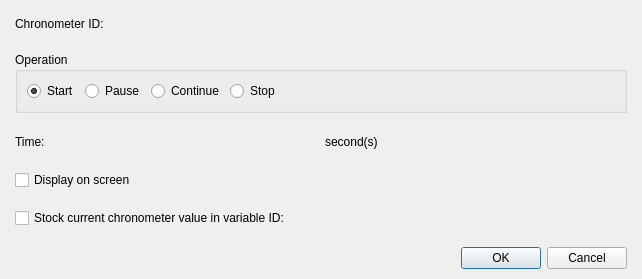
<?xml version="1.0" encoding="UTF-8"?>
<ui version="4.0">
 <class>DialogCommandChangeChronometer</class>
 <widget class="QDialog" name="DialogCommandChangeChronometer">
  <property name="geometry">
   <rect>
    <x>0</x>
    <y>0</y>
    <width>642</width>
    <height>269</height>
   </rect>
  </property>
  <property name="windowTitle">
   <string>Dialog</string>
  </property>
  <layout class="QGridLayout" name="gridLayout_2">
   <property name="leftMargin">
    <number>15</number>
   </property>
   <property name="topMargin">
    <number>10</number>
   </property>
   <property name="rightMargin">
    <number>15</number>
   </property>
   <property name="bottomMargin">
    <number>10</number>
   </property>
   <item row="0" column="0">
    <layout class="QVBoxLayout" name="verticalLayout_2" stretch="1,0">
     <property name="spacing">
      <number>15</number>
     </property>
     <item>
      <layout class="QVBoxLayout" name="verticalLayout">
       <item>
        <layout class="QHBoxLayout" name="horizontalLayout" stretch="0,0,1">
         <item>
          <widget class="QLabel" name="labelChronometerID">
           <property name="text">
            <string>Chronometer ID:</string>
           </property>
          </widget>
         </item>
         <item>
          <widget class="PanelPrimitiveValue" name="panelPrimitiveChronometerID" native="true">
           <property name="minimumSize">
            <size>
             <width>250</width>
             <height>27</height>
            </size>
           </property>
           <property name="maximumSize">
            <size>
             <width>250</width>
             <height>27</height>
            </size>
           </property>
          </widget>
         </item>
         <item>
          <spacer name="horizontalSpacer">
           <property name="orientation">
            <enum>Qt::Horizontal</enum>
           </property>
           <property name="sizeHint" stdset="0">
            <size>
             <width>40</width>
             <height>20</height>
            </size>
           </property>
          </spacer>
         </item>
        </layout>
       </item>
       <item>
        <widget class="QGroupBox" name="groupBoxOperation">
         <property name="title">
          <string>Operation</string>
         </property>
         <layout class="QGridLayout" name="gridLayout">
          <item row="0" column="0">
           <layout class="QHBoxLayout" name="horizontalLayout_2" stretch="0,0,0,0,1">
            <item>
             <widget class="QRadioButton" name="radioButtonStart">
              <property name="text">
               <string>Start</string>
              </property>
              <property name="checked">
               <bool>true</bool>
              </property>
             </widget>
            </item>
            <item>
             <widget class="QRadioButton" name="radioButtonPause">
              <property name="text">
               <string>Pause</string>
              </property>
             </widget>
            </item>
            <item>
             <widget class="QRadioButton" name="radioButtonContinue">
              <property name="text">
               <string>Continue</string>
              </property>
             </widget>
            </item>
            <item>
             <widget class="QRadioButton" name="radioButtonStop">
              <property name="text">
               <string>Stop</string>
              </property>
             </widget>
            </item>
            <item>
             <spacer name="horizontalSpacer_2">
              <property name="orientation">
               <enum>Qt::Horizontal</enum>
              </property>
              <property name="sizeHint" stdset="0">
               <size>
                <width>40</width>
                <height>20</height>
               </size>
              </property>
             </spacer>
            </item>
           </layout>
          </item>
         </layout>
        </widget>
       </item>
       <item>
        <layout class="QHBoxLayout" name="horizontalLayout_3" stretch="0,0,0,1">
         <item>
          <widget class="QLabel" name="labelTime">
           <property name="text">
            <string>Time:</string>
           </property>
          </widget>
         </item>
         <item>
          <widget class="PanelPrimitiveValue" name="panelPrimitiveTime" native="true">
           <property name="minimumSize">
            <size>
             <width>250</width>
             <height>27</height>
            </size>
           </property>
           <property name="maximumSize">
            <size>
             <width>250</width>
             <height>27</height>
            </size>
           </property>
          </widget>
         </item>
         <item>
          <widget class="QLabel" name="labelSeconds">
           <property name="text">
            <string>second(s)</string>
           </property>
          </widget>
         </item>
         <item>
          <spacer name="horizontalSpacer_3">
           <property name="orientation">
            <enum>Qt::Horizontal</enum>
           </property>
           <property name="sizeHint" stdset="0">
            <size>
             <width>40</width>
             <height>20</height>
            </size>
           </property>
          </spacer>
         </item>
        </layout>
       </item>
       <item>
        <layout class="QHBoxLayout" name="horizontalLayout_4" stretch="0,1">
         <item>
          <widget class="QCheckBox" name="checkBoxDisplayOnScreen">
           <property name="text">
            <string>Display on screen</string>
           </property>
          </widget>
         </item>
         <item>
          <spacer name="horizontalSpacer_4">
           <property name="orientation">
            <enum>Qt::Horizontal</enum>
           </property>
           <property name="sizeHint" stdset="0">
            <size>
             <width>40</width>
             <height>20</height>
            </size>
           </property>
          </spacer>
         </item>
        </layout>
       </item>
       <item>
        <layout class="QHBoxLayout" name="horizontalLayout_5" stretch="0,0,1">
         <item>
          <widget class="QCheckBox" name="checkBoxStockValue">
           <property name="text">
            <string>Stock current chronometer value in variable ID:</string>
           </property>
          </widget>
         </item>
         <item>
          <widget class="PanelPrimitiveValue" name="panelPrimitiveStockValue" native="true">
           <property name="minimumSize">
            <size>
             <width>250</width>
             <height>27</height>
            </size>
           </property>
           <property name="maximumSize">
            <size>
             <width>250</width>
             <height>27</height>
            </size>
           </property>
          </widget>
         </item>
         <item>
          <spacer name="horizontalSpacer_5">
           <property name="orientation">
            <enum>Qt::Horizontal</enum>
           </property>
           <property name="sizeHint" stdset="0">
            <size>
             <width>40</width>
             <height>20</height>
            </size>
           </property>
          </spacer>
         </item>
        </layout>
       </item>
      </layout>
     </item>
     <item>
      <widget class="QDialogButtonBox" name="buttonBox">
       <property name="orientation">
        <enum>Qt::Horizontal</enum>
       </property>
       <property name="standardButtons">
        <set>QDialogButtonBox::Cancel|QDialogButtonBox::Ok</set>
       </property>
      </widget>
     </item>
    </layout>
   </item>
  </layout>
 </widget>
 <customwidgets>
  <customwidget>
   <class>PanelPrimitiveValue</class>
   <extends>QWidget</extends>
   <header>panelprimitivevalue.h</header>
   <container>1</container>
  </customwidget>
 </customwidgets>
 <resources/>
 <connections>
  <connection>
   <sender>buttonBox</sender>
   <signal>accepted()</signal>
   <receiver>DialogCommandChangeChronometer</receiver>
   <slot>accept()</slot>
   <hints>
    <hint type="sourcelabel">
     <x>248</x>
     <y>254</y>
    </hint>
    <hint type="destinationlabel">
     <x>157</x>
     <y>274</y>
    </hint>
   </hints>
  </connection>
  <connection>
   <sender>buttonBox</sender>
   <signal>rejected()</signal>
   <receiver>DialogCommandChangeChronometer</receiver>
   <slot>reject()</slot>
   <hints>
    <hint type="sourcelabel">
     <x>316</x>
     <y>260</y>
    </hint>
    <hint type="destinationlabel">
     <x>286</x>
     <y>274</y>
    </hint>
   </hints>
  </connection>
 </connections>
</ui>
